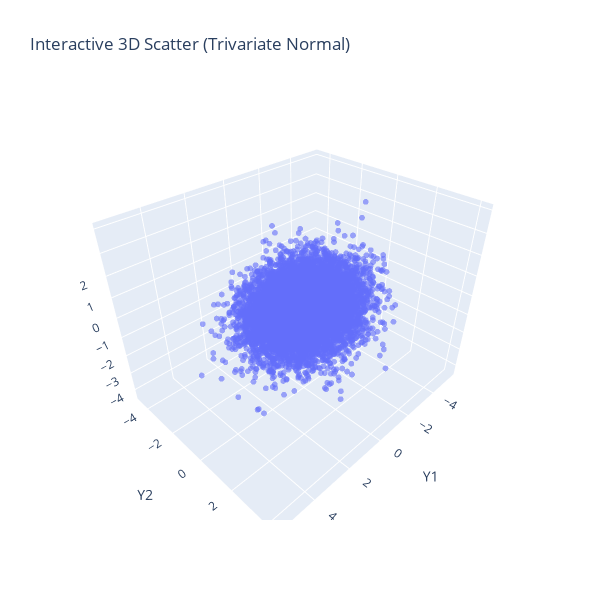

Notebook cell for this chart:
### Markdown cell above
## Challenge exercise

### Code cell
import numpy as np
import matplotlib.pyplot as plt
from mpl_toolkits.mplot3d import Axes3D
import plotly.graph_objects as go
from ipywidgets import interact, FloatSlider

# Generate a covariance matrix C（symmetric and positive definite）
C = np.array([[2.0, 0.5, 0.3],
              [0.5, 1.5, 0.4],
              [0.3, 0.4, 1.0]])  # Cij=Cov(Xi,Xj)=E[(Xi−μi)(Xj−μj)]

# C = A @ A.T
A = np.linalg.cholesky(C)

# Generate three independent varables X ~ N(0, I)
n_samples = 10000
X = np.random.randn(3, n_samples)  # shape (3, N)

# Linear transform Y = A X ⇒ Y ~ N(0, C)
Y0 = A @ X
Y = Y0.T

# Vertify covariance
print("Theoretical covariance matrix C：\n", C)
print("\nSample covariance matrix：\n", np.cov(Y.T))    #Each row is considered a trial value

# Plot 
fig = plt.figure(figsize=(8, 6))
ax = fig.add_subplot(111, projection='3d')
ax.scatter(Y[:, 0], Y[:, 1], Y[:, 2], s=2, alpha=0.1)
ax.set_xlabel('Y1')
ax.set_ylabel('Y2')
ax.set_zlabel('Y3')
plt.title("Trivariate Normal Samples")
plt.tight_layout()
plt.show()

# 3D interactive
fig = go.Figure(data=[go.Scatter3d(
    x=Y0[0], y=Y0[1], z=Y0[2],
    mode='markers',
    marker=dict(size=2, opacity=0.6)
)])

fig.update_layout(scene=dict(
    xaxis_title='Y1',
    yaxis_title='Y2',
    zaxis_title='Y3'),
    title='Interactive 3D Scatter (Trivariate Normal)',
    width=600,
    height=600              
)
fig.show()

### Figure 1 — Plotly figure (JSON) as saved in the notebook; plotly's stock layout.template omitted (floating-point values rounded to 4 significant figures; data arrays with more than 128 entries replaced by an {"elided": "..."} marker saying what was removed)
{"data": [{"marker": {"opacity": 0.6, "size": 2}, "mode": "markers", "type": "scatter3d", "x": {"elided": "10000 float values"}, "y": {"elided": "10000 float values"}, "z": {"elided": "10000 float values"}}], "layout": {"height": 600, "scene": {"xaxis": {"title": {"text": "Y1"}}, "yaxis": {"title": {"text": "Y2"}}, "zaxis": {"title": {"text": "Y3"}}}, "title": {"text": "Interactive 3D Scatter (Trivariate Normal)"}, "width": 600}}
